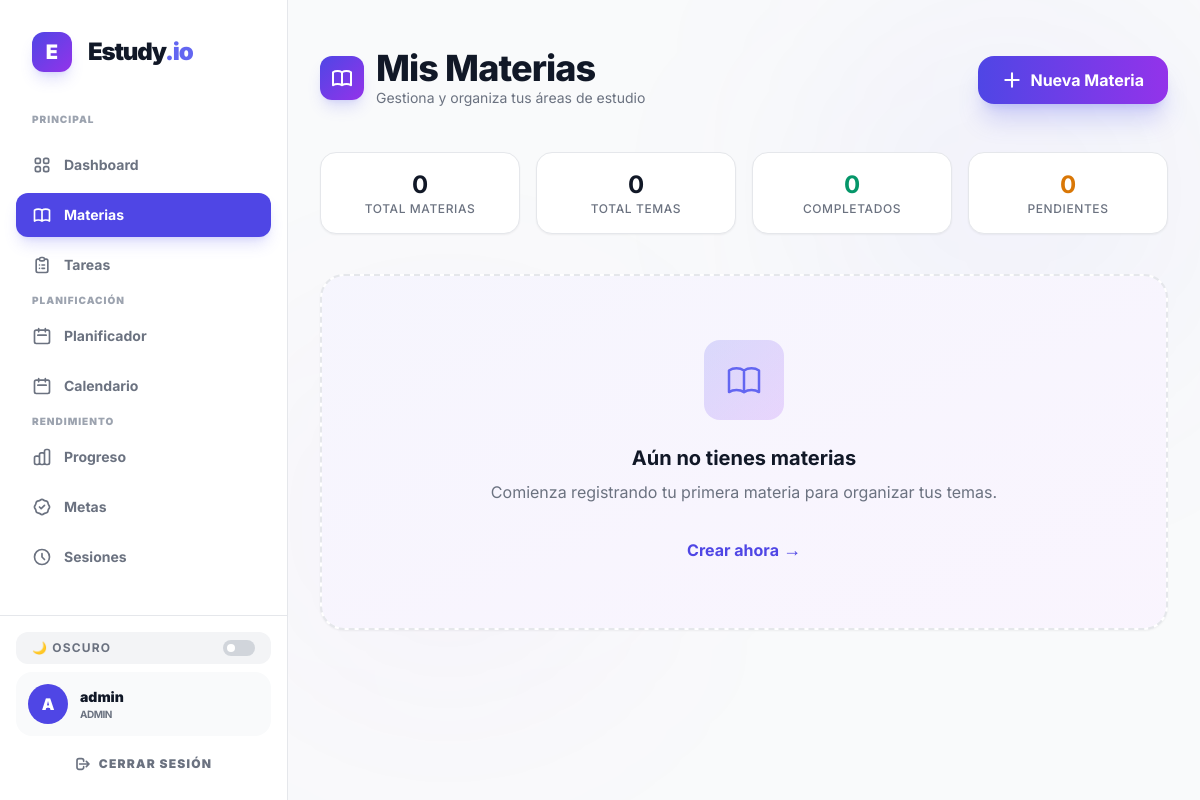
The page /study/subjects (signed in) on the database as committed earlier.
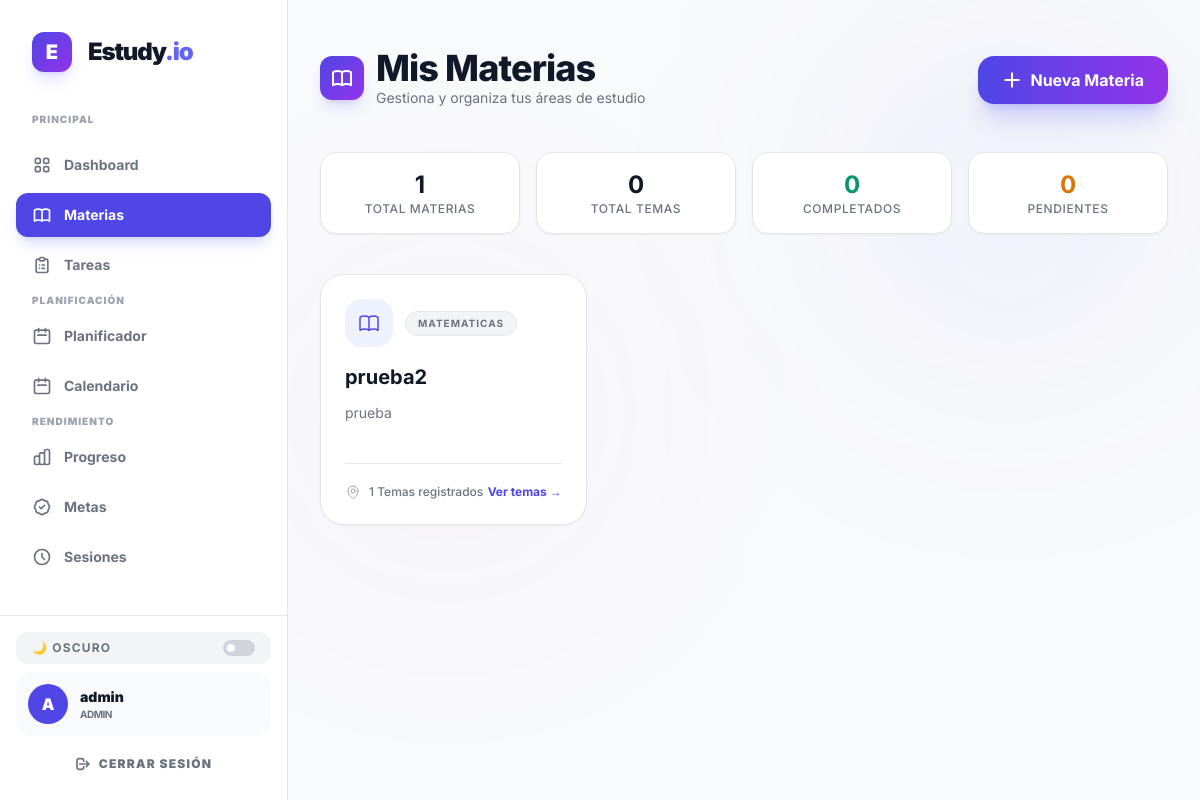
The same page on the database as committed later.
### app/models/study.py (models this page shows)
class Subject(db.Model):
    __tablename__ = "subjects"
    id = db.Column(db.Integer, primary_key=True)
    name = db.Column(db.String(100), nullable=False)
    description = db.Column(db.Text, nullable=True)
    category = db.Column(db.String(50), nullable=True) # ej: Programación, Inglés, etc.
    user_id = db.Column(db.Integer, db.ForeignKey('users.id'), nullable=False)
    tasks = db.relationship('Task', backref='subject', lazy=True, cascade="all, delete-orphan")
    topics = db.relationship('Topic', backref='subject', lazy=True, cascade="all, delete-orphan")

### app/api/study.py (the view)
@study_bp.route('/subjects')
@login_required
def list_subjects():
    subjects = Subject.query.filter_by(user_id=current_user.id).all()
    return render_template('study/subjects.html', subjects=subjects)

### app/templates/study/subjects.html (shortened to what the changed rows need)
{% extends base_template %}
{% block content %}
<div class="max-w-7xl mx-auto px-4 sm:px-6 lg:px-8 py-12 w-full relative">
    <div class="flex flex-col md:flex-row md:items-center justify-between gap-4 mb-10">
        <div>
            <div class="flex items-center gap-3 mb-1">
                <div>
                    <h1 class="text-3xl md:text-4xl font-extrabold text-gray-900 dark:text-white tracking-tight">Mis Materias</h1>
                </div>
            </div>
        </div>
    </div>
    <div class="grid grid-cols-2 md:grid-cols-4 gap-4 mb-10">
        <div class="bg-white dark:bg-dark-900/50 border border-gray-200 dark:border-dark-800/50 rounded-2xl p-4 text-center hover:border-indigo-500/30 transition-all duration-300 shadow-sm dark:shadow-none">
            <div class="text-2xl font-bold text-gray-900 dark:text-white">{{ subjects|length }}</div>
            <div class="text-xs text-gray-500 font-medium uppercase tracking-wider">Total Materias</div>
        </div>
            {% set total_topics = 0 %}
            {% for s in subjects %}{% set total_topics = total_topics + s.topics|length %}{% endfor %}
    </div>
    {% if not subjects %}
    <div class="bg-white dark:bg-dark-900/50 border-2 border-dashed border-gray-200 dark:border-dark-800 rounded-3xl p-16 text-center relative overflow-hidden shadow-sm dark:shadow-none">
        <div class="absolute inset-0 bg-gradient-to-br from-indigo-600/5 to-purple-600/5"></div>
        <div class="relative z-10">
            <div class="w-20 h-20 bg-gradient-to-br from-indigo-500/20 to-purple-500/20 rounded-2xl flex items-center justify-center mx-auto mb-6">
            </div>
            <h3 class="text-xl font-bold text-gray-900 dark:text-white mb-2">Aún no tienes materias</h3>
            <p class="text-gray-500 dark:text-gray-400 mb-8">Comienza registrando tu primera materia para organizar tus temas.</p>
            <button onclick="openSubjectModal('create')" class="text-indigo-600 dark:text-indigo-400 hover:text-indigo-700 dark:hover:text-indigo-300 font-bold transition-colors inline-flex items-center gap-1">
                Crear ahora <span class="text-lg">→</span>
            </button>
        </div>
    </div>
    {% else %}
    <div class="grid grid-cols-1 md:grid-cols-2 lg:grid-cols-3 gap-6">
        {% for subject in subjects %}
        <div class="group relative bg-white dark:bg-gradient-to-br dark:from-dark-900 dark:to-dark-800/50 border border-gray-200 dark:border-dark-800/50 rounded-3xl p-6 hover:border-indigo-500/50 transition-all duration-500 hover:-translate-y-2 hover:shadow-2xl hover:shadow-indigo-500/10 overflow-hidden shadow-sm dark:shadow-none">
            <div class="absolute inset-0 bg-gradient-to-br from-indigo-600/0 to-purple-600/0 group-hover:from-indigo-600/5 group-hover:to-purple-600/5 transition-all duration-500"></div>
            <div class="relative flex items-start justify-between mb-4">
                <div class="flex items-center gap-3">
                    <div class="p-3 bg-indigo-50 dark:bg-gradient-to-br dark:from-indigo-500/20 dark:to-purple-500/20 rounded-2xl text-indigo-600 dark:text-indigo-400 group-hover:scale-110 transition-transform duration-300">
                    </div>
                    <span class="inline-block px-3 py-1 bg-gray-100 dark:bg-dark-800 text-gray-500 dark:text-gray-400 text-[10px] font-bold uppercase tracking-widest rounded-full border border-gray-200 dark:border-dark-700">
                        {{ subject.category or 'General' }}
                    </span>
                </div>
            </div>
            <a href="{{ url_for('study.list_topics', subject_id=subject.id) }}" class="relative block">
                <div class="mb-3">
                    <h3 class="text-xl font-bold text-gray-900 dark:text-white group-hover:text-transparent group-hover:bg-clip-text group-hover:bg-gradient-to-r group-hover:from-indigo-600 group-hover:to-purple-600 dark:group-hover:from-indigo-400 dark:group-hover:to-purple-400 transition-all duration-300">
                        {{ subject.name }}
                    </h3>
                </div>
                <p class="text-gray-500 dark:text-gray-400 text-sm line-clamp-2 mb-5 min-h-[40px]">
                    {{ subject.description or 'Sin descripción disponible.' }}
                </p>
                <div class="flex items-center justify-between pt-5 border-t border-gray-200 dark:border-dark-800/50">
                    <div class="flex items-center gap-2">
                        <span class="text-xs text-gray-500 dark:text-gray-400 font-medium">{{ subject.topics|length }} Temas registrados</span>
                    </div>
                    <span class="text-indigo-600 dark:text-indigo-400 text-xs font-bold group-hover:translate-x-1 transition-transform duration-300 flex items-center gap-1">
                        Ver temas →
                    </span>
                </div>
            </a>
        </div>
        {% endfor %}
    </div>
    {% endif %}
</div>
{% endblock %}

Rows that differ between the two databases and show on the page:
added Subject: category "MATEMATICAS", name "prueba2", description "prueba", topics|length "1"
Other text that changed with them:
{{ subjects|length }}: "0" → "1"
text no longer shown: "Aún no tienes materias Comienza registrando tu primera materia para organizar tus temas. Crear ahora →"
